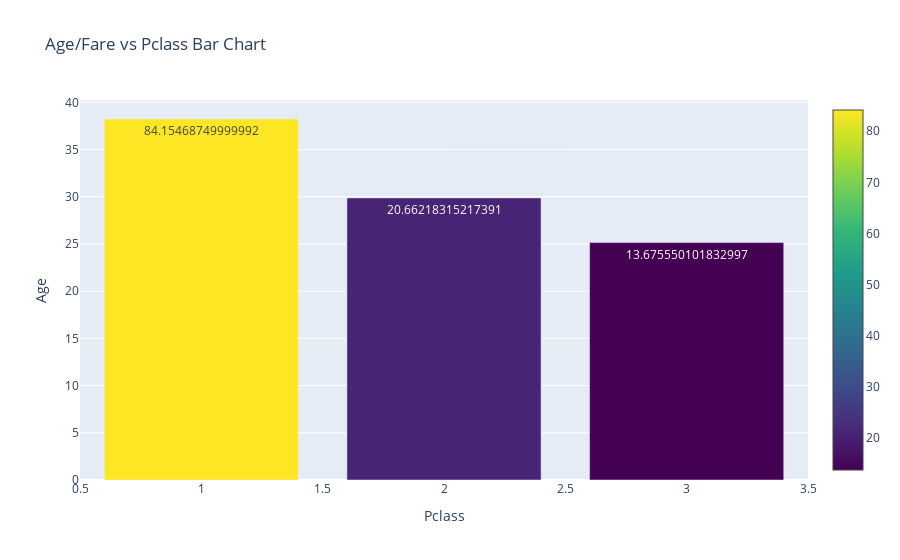

Source (notebook cell):
### Code cell
#defining data
trace = go.Bar(x = list(df['Pclass'].unique()),y=y,marker=dict(color=fare,colorscale='Viridis',showscale=True),text = fare)
data=[trace]
#defining layout
layout = go.Layout(title='Age/Fare vs Pclass Bar Chart',xaxis=dict(title='Pclass'),yaxis=dict(title='Age'),hovermode='closest')
#defining figure and plotting
figure = go.Figure(data=data,layout=layout)
iplot(figure)

### Figure 1 — Plotly figure (JSON) as saved in the notebook; plotly's stock layout.template omitted (floating-point values rounded to 4 significant figures)
{"data": [{"marker": {"color": [13.68, 84.15, 20.66], "colorscale": [[0, "#440154"], [0.1111, "#482878"], [0.2222, "#3e4989"], [0.3333, "#31688e"], [0.4444, "#26828e"], [0.5556, "#1f9e89"], [0.6667, "#35b779"], [0.7778, "#6ece58"], [0.8889, "#b5de2b"], [1, "#fde725"]], "showscale": true}, "text": ["13.675550101832997", "84.15468749999992", "20.66218315217391"], "type": "bar", "x": [3, 1, 2], "y": [25.14, 38.23, 29.88]}], "layout": {"hovermode": "closest", "title": {"text": "Age/Fare vs Pclass Bar Chart"}, "xaxis": {"title": {"text": "Pclass"}}, "yaxis": {"title": {"text": "Age"}}}}
